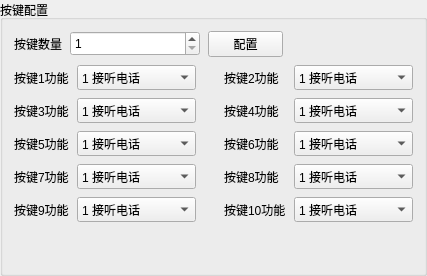
            <widget class="QGroupBox" name="groupBox_4">
             <property name="sizePolicy">
              <sizepolicy hsizetype="Preferred" vsizetype="Preferred">
               <horstretch>0</horstretch>
               <verstretch>0</verstretch>
              </sizepolicy>
             </property>
             <property name="title">
              <string>按键配置</string>
             </property>
             <layout class="QVBoxLayout" name="verticalLayout_2">
              <property name="spacing">
               <number>8</number>
              </property>
              <item>
               <layout class="QHBoxLayout" name="horizontalLayout_2">
                <item>
                 <widget class="QLabel" name="label_12">
                  <property name="sizePolicy">
                   <sizepolicy hsizetype="Fixed" vsizetype="Preferred">
                    <horstretch>0</horstretch>
                    <verstretch>0</verstretch>
                   </sizepolicy>
                  </property>
                  <property name="text">
                   <string>按键数量</string>
                  </property>
                 </widget>
                </item>
                <item>
                 <widget class="QSpinBox" name="spinBox_5">
                  <property name="sizePolicy">
                   <sizepolicy hsizetype="Expanding" vsizetype="Fixed">
                    <horstretch>0</horstretch>
                    <verstretch>0</verstretch>
                   </sizepolicy>
                  </property>
                  <property name="minimumSize">
                   <size>
                    <width>0</width>
                    <height>25</height>
                   </size>
                  </property>
                  <property name="minimum">
                   <number>1</number>
                  </property>
                  <property name="maximum">
                   <number>10</number>
                  </property>
                 </widget>
                </item>
                <item>
                 <widget class="QPushButton" name="pushButton_6">
                  <property name="minimumSize">
                   <size>
                    <width>75</width>
                    <height>25</height>
                   </size>
                  </property>
                  <property name="maximumSize">
                   <size>
                    <width>75</width>
                    <height>16777215</height>
                   </size>
                  </property>
                  <property name="text">
                   <string>配置</string>
                  </property>
                 </widget>
                </item>
                <item>
                 <spacer name="horizontalSpacer">
                  <property name="orientation">
                   <enum>Qt::Horizontal</enum>
                  </property>
                  <property name="sizeHint" stdset="0">
                   <size>
                    <width>40</width>
                    <height>20</height>
                   </size>
                  </property>
                 </spacer>
                </item>
               </layout>
              </item>
              <item>
               <layout class="QGridLayout" name="gridLayout_3">
                <property name="spacing">
                 <number>8</number>
                </property>
                <item row="0" column="1">
                 <widget class="QComboBox" name="cmb_aj_1">
                  <property name="minimumSize">
                   <size>
                    <width>0</width>
                    <height>25</height>
                   </size>
                  </property>
                  <item>
                   <property name="text">
                    <string>1 接听电话</string>
                   </property>
                  </item>
                  <item>
                   <property name="text">
                    <string>2 挂断电话</string>
                   </property>
                  </item>
                  <item>
                   <property name="text">
                    <string>3 拒接电话</string>
                   </property>
                  </item>
                  <item>
                   <property name="text">
                    <string>4 播放音乐</string>
                   </property>
                  </item>
                  <item>
                   <property name="text">
                    <string>5 上一首</string>
                   </property>
                  </item>
                  <item>
                   <property name="text">
                    <string>6 下一首</string>
                   </property>
                  </item>
                  <item>
                   <property name="text">
                    <string>7 音乐暂停</string>
                   </property>
                  </item>
                  <item>
                   <property name="text">
                    <string>8 音量＋</string>
                   </property>
                  </item>
                  <item>
                   <property name="text">
                    <string>9 音量－</string>
                   </property>
                  </item>
                  <item>
                   <property name="text">
                    <string>10 复位</string>
                   </property>
                  </item>
                  <item>
                   <property name="text">
                    <string>11 唤醒语音助手</string>
                   </property>
                  </item>
                 </widget>
                </item>
                <item row="1" column="4">
                 <widget class="QComboBox" name="cmb_aj_4">
                  <property name="minimumSize">
                   <size>
                    <width>0</width>
                    <height>25</height>
                   </size>
                  </property>
                  <item>
                   <property name="text">
                    <string>1 接听电话</string>
                   </property>
                  </item>
                  <item>
                   <property name="text">
                    <string>2 挂断电话</string>
                   </property>
                  </item>
                  <item>
                   <property name="text">
                    <string>3 拒接电话</string>
                   </property>
                  </item>
                  <item>
                   <property name="text">
                    <string>4 播放音乐</string>
                   </property>
                  </item>
                  <item>
                   <property name="text">
                    <string>5 上一首</string>
                   </property>
                  </item>
                  <item>
                   <property name="text">
                    <string>6 下一首</string>
                   </property>
                  </item>
                  <item>
                   <property name="text">
                    <string>7 音乐暂停</string>
                   </property>
                  </item>
                  <item>
                   <property name="text">
                    <string>8 音量＋</string>
                   </property>
                  </item>
                  <item>
                   <property name="text">
                    <string>9 音量－</string>
                   </property>
                  </item>
                  <item>
                   <property name="text">
                    <string>10 复位</string>
                   </property>
                  </item>
                  <item>
                   <property name="text">
                    <string>11 唤醒语音助手</string>
                   </property>
                  </item>
                 </widget>
                </item>
                <item row="1" column="3">
                 <widget class="QLabel" name="label_17">
                  <property name="sizePolicy">
                   <sizepolicy hsizetype="Fixed" vsizetype="Preferred">
                    <horstretch>0</horstretch>
                    <verstretch>0</verstretch>
                   </sizepolicy>
                  </property>
                  <property name="text">
                   <string>按键4功能</string>
                  </property>
                 </widget>
                </item>
                <item row="2" column="1">
                 <widget class="QComboBox" name="cmb_aj_5">
                  <property name="minimumSize">
                   <size>
                    <width>0</width>
                    <height>25</height>
                   </size>
                  </property>
                  <item>
                   <property name="text">
                    <string>1 接听电话</string>
                   </property>
                  </item>
                  <item>
                   <property name="text">
                    <string>2 挂断电话</string>
                   </property>
                  </item>
                  <item>
                   <property name="text">
                    <string>3 拒接电话</string>
                   </property>
                  </item>
                  <item>
                   <property name="text">
                    <string>4 播放音乐</string>
                   </property>
                  </item>
                  <item>
                   <property name="text">
                    <string>5 上一首</string>
                   </property>
                  </item>
                  <item>
                   <property name="text">
                    <string>6 下一首</string>
                   </property>
                  </item>
                  <item>
                   <property name="text">
                    <string>7 音乐暂停</string>
                   </property>
                  </item>
                  <item>
                   <property name="text">
                    <string>8 音量＋</string>
                   </property>
                  </item>
                  <item>
                   <property name="text">
                    <string>9 音量－</string>
                   </property>
                  </item>
                  <item>
                   <property name="text">
                    <string>10 复位</string>
                   </property>
                  </item>
                  <item>
                   <property name="text">
                    <string>11 唤醒语音助手</string>
                   </property>
                  </item>
                 </widget>
                </item>
                <item row="3" column="1">
                 <widget class="QComboBox" name="cmb_aj_7">
                  <property name="minimumSize">
                   <size>
                    <width>0</width>
                    <height>25</height>
                   </size>
                  </property>
                  <item>
                   <property name="text">
                    <string>1 接听电话</string>
                   </property>
                  </item>
                  <item>
                   <property name="text">
                    <string>2 挂断电话</string>
                   </property>
                  </item>
                  <item>
                   <property name="text">
                    <string>3 拒接电话</string>
                   </property>
                  </item>
                  <item>
                   <property name="text">
                    <string>4 播放音乐</string>
                   </property>
                  </item>
                  <item>
                   <property name="text">
                    <string>5 上一首</string>
                   </property>
                  </item>
                  <item>
                   <property name="text">
                    <string>6 下一首</string>
                   </property>
                  </item>
                  <item>
                   <property name="text">
                    <string>7 音乐暂停</string>
                   </property>
                  </item>
                  <item>
                   <property name="text">
                    <string>8 音量＋</string>
                   </property>
                  </item>
                  <item>
                   <property name="text">
                    <string>9 音量－</string>
                   </property>
                  </item>
                  <item>
                   <property name="text">
                    <string>10 复位</string>
                   </property>
                  </item>
                  <item>
                   <property name="text">
                    <string>11 唤醒语音助手</string>
                   </property>
                  </item>
                 </widget>
                </item>
                <item row="3" column="3">
                 <widget class="QLabel" name="label_21">
                  <property name="sizePolicy">
                   <sizepolicy hsizetype="Fixed" vsizetype="Preferred">
                    <horstretch>0</horstretch>
                    <verstretch>0</verstretch>
                   </sizepolicy>
                  </property>
                  <property name="text">
                   <string>按键8功能</string>
                  </property>
                 </widget>
                </item>
                <item row="3" column="0">
                 <widget class="QLabel" name="label_20">
                  <property name="sizePolicy">
                   <sizepolicy hsizetype="Fixed" vsizetype="Preferred">
                    <horstretch>0</horstretch>
                    <verstretch>0</verstretch>
                   </sizepolicy>
                  </property>
                  <property name="text">
                   <string>按键7功能</string>
                  </property>
                 </widget>
                </item>
                <item row="4" column="1">
                 <widget class="QComboBox" name="cmb_aj_9">
                  <property name="minimumSize">
                   <size>
                    <width>0</width>
                    <height>25</height>
                   </size>
                  </property>
                  <item>
                   <property name="text">
                    <string>1 接听电话</string>
                   </property>
                  </item>
                  <item>
                   <property name="text">
                    <string>2 挂断电话</string>
                   </property>
                  </item>
                  <item>
                   <property name="text">
                    <string>3 拒接电话</string>
                   </property>
                  </item>
                  <item>
                   <property name="text">
                    <string>4 播放音乐</string>
                   </property>
                  </item>
                  <item>
                   <property name="text">
                    <string>5 上一首</string>
                   </property>
                  </item>
                  <item>
                   <property name="text">
                    <string>6 下一首</string>
                   </property>
                  </item>
                  <item>
                   <property name="text">
                    <string>7 音乐暂停</string>
                   </property>
                  </item>
                  <item>
                   <property name="text">
                    <string>8 音量＋</string>
                   </property>
                  </item>
                  <item>
                   <property name="text">
                    <string>9 音量－</string>
                   </property>
                  </item>
                  <item>
                   <property name="text">
                    <string>10 复位</string>
                   </property>
                  </item>
                  <item>
                   <property name="text">
                    <string>11 唤醒语音助手</string>
                   </property>
                  </item>
                 </widget>
                </item>
                <item row="3" column="4">
                 <widget class="QComboBox" name="cmb_aj_8">
                  <property name="minimumSize">
                   <size>
                    <width>0</width>
                    <height>25</height>
                   </size>
                  </property>
                  <item>
                   <property name="text">
                    <string>1 接听电话</string>
                   </property>
                  </item>
                  <item>
                   <property name="text">
                    <string>2 挂断电话</string>
                   </property>
                  </item>
                  <item>
                   <property name="text">
                    <string>3 拒接电话</string>
                   </property>
                  </item>
                  <item>
                   <property name="text">
                    <string>4 播放音乐</string>
                   </property>
                  </item>
                  <item>
                   <property name="text">
                    <string>5 上一首</string>
                   </property>
                  </item>
                  <item>
                   <property name="text">
                    <string>6 下一首</string>
                   </property>
                  </item>
                  <item>
                   <property name="text">
                    <string>7 音乐暂停</string>
                   </property>
                  </item>
                  <item>
                   <property name="text">
                    <string>8 音量＋</string>
                   </property>
                  </item>
                  <item>
                   <property name="text">
                    <string>9 音量－</string>
                   </property>
                  </item>
                  <item>
                   <property name="text">
                    <string>10 复位</string>
                   </property>
                  </item>
                  <item>
                   <property name="text">
                    <string>11 唤醒语音助手</string>
                   </property>
                  </item>
                 </widget>
                </item>
                <item row="4" column="4">
                 <widget class="QComboBox" name="cmb_aj_10">
                  <property name="minimumSize">
                   <size>
                    <width>0</width>
                    <height>25</height>
                   </size>
                  </property>
                  <item>
                   <property name="text">
                    <string>1 接听电话</string>
                   </property>
                  </item>
                  <item>
                   <property name="text">
                    <string>2 挂断电话</string>
                   </property>
                  </item>
                  <item>
                   <property name="text">
                    <string>3 拒接电话</string>
                   </property>
                  </item>
                  <item>
                   <property name="text">
                    <string>4 播放音乐</string>
                   </property>
                  </item>
                  <item>
                   <property name="text">
                    <string>5 上一首</string>
                   </property>
                  </item>
                  <item>
                   <property name="text">
                    <string>6 下一首</string>
                   </property>
                  </item>
                  <item>
                   <property name="text">
                    <string>7 音乐暂停</string>
                   </property>
                  </item>
                  <item>
                   <property name="text">
                    <string>8 音量＋</string>
                   </property>
                  </item>
                  <item>
                   <property name="text">
                    <string>9 音量－</string>
                   </property>
                  </item>
                  <item>
                   <property name="text">
                    <string>10 复位</string>
                   </property>
                  </item>
                  <item>
                   <property name="text">
                    <string>11 唤醒语音助手</string>
                   </property>
                  </item>
                 </widget>
                </item>
                <item row="1" column="1">
                 <widget class="QComboBox" name="cmb_aj_3">
                  <property name="minimumSize">
                   <size>
                    <width>0</width>
                    <height>25</height>
                   </size>
                  </property>
                  <item>
                   <property name="text">
                    <string>1 接听电话</string>
                   </property>
                  </item>
                  <item>
                   <property name="text">
                    <string>2 挂断电话</string>
                   </property>
                  </item>
                  <item>
                   <property name="text">
                    <string>3 拒接电话</string>
                   </property>
                  </item>
                  <item>
                   <property name="text">
                    <string>4 播放音乐</string>
                   </property>
                  </item>
                  <item>
                   <property name="text">
                    <string>5 上一首</string>
                   </property>
                  </item>
                  <item>
                   <property name="text">
                    <string>6 下一首</string>
                   </property>
                  </item>
                  <item>
                   <property name="text">
                    <string>7 音乐暂停</string>
                   </property>
                  </item>
                  <item>
                   <property name="text">
                    <string>8 音量＋</string>
                   </property>
                  </item>
                  <item>
                   <property name="text">
                    <string>9 音量－</string>
                   </property>
                  </item>
                  <item>
                   <property name="text">
                    <string>10 复位</string>
                   </property>
                  </item>
                  <item>
                   <property name="text">
                    <string>11 唤醒语音助手</string>
                   </property>
                  </item>
                 </widget>
                </item>
                <item row="2" column="0">
                 <widget class="QLabel" name="label_18">
                  <property name="sizePolicy">
                   <sizepolicy hsizetype="Fixed" vsizetype="Preferred">
                    <horstretch>0</horstretch>
                    <verstretch>0</verstretch>
                   </sizepolicy>
                  </property>
                  <property name="text">
                   <string>按键5功能</string>
                  </property>
                 </widget>
                </item>
                <item row="1" column="0">
                 <widget class="QLabel" name="label_16">
                  <property name="sizePolicy">
                   <sizepolicy hsizetype="Fixed" vsizetype="Preferred">
                    <horstretch>0</horstretch>
                    <verstretch>0</verstretch>
                   </sizepolicy>
                  </property>
                  <property name="text">
                   <string>按键3功能</string>
                  </property>
                 </widget>
                </item>
                <item row="2" column="4">
                 <widget class="QComboBox" name="cmb_aj_6">
                  <property name="minimumSize">
                   <size>
                    <width>0</width>
                    <height>25</height>
                   </size>
                  </property>
                  <item>
                   <property name="text">
                    <string>1 接听电话</string>
                   </property>
                  </item>
                  <item>
                   <property name="text">
                    <string>2 挂断电话</string>
                   </property>
                  </item>
                  <item>
                   <property name="text">
                    <string>3 拒接电话</string>
                   </property>
                  </item>
                  <item>
                   <property name="text">
                    <string>4 播放音乐</string>
                   </property>
                  </item>
                  <item>
                   <property name="text">
                    <string>5 上一首</string>
                   </property>
                  </item>
                  <item>
                   <property name="text">
                    <string>6 下一首</string>
                   </property>
                  </item>
                  <item>
                   <property name="text">
                    <string>7 音乐暂停</string>
                   </property>
                  </item>
                  <item>
                   <property name="text">
                    <string>8 音量＋</string>
                   </property>
                  </item>
                  <item>
                   <property name="text">
                    <string>9 音量－</string>
                   </property>
                  </item>
                  <item>
                   <property name="text">
                    <string>10 复位</string>
                   </property>
                  </item>
                  <item>
                   <property name="text">
                    <string>11 唤醒语音助手</string>
                   </property>
                  </item>
                 </widget>
                </item>
                <item row="2" column="3">
                 <widget class="QLabel" name="label_19">
                  <property name="sizePolicy">
                   <sizepolicy hsizetype="Fixed" vsizetype="Preferred">
                    <horstretch>0</horstretch>
                    <verstretch>0</verstretch>
                   </sizepolicy>
                  </property>
                  <property name="text">
                   <string>按键6功能</string>
                  </property>
                 </widget>
                </item>
                <item row="0" column="4">
                 <widget class="QComboBox" name="cmb_aj_2">
                  <property name="minimumSize">
                   <size>
                    <width>0</width>
                    <height>25</height>
                   </size>
                  </property>
                  <item>
                   <property name="text">
                    <string>1 接听电话</string>
                   </property>
                  </item>
                  <item>
                   <property name="text">
                    <string>2 挂断电话</string>
                   </property>
                  </item>
                  <item>
                   <property name="text">
                    <string>3 拒接电话</string>
                   </property>
                  </item>
                  <item>
                   <property name="text">
                    <string>4 播放音乐</string>
                   </property>
                  </item>
                  <item>
                   <property name="text">
                    <string>5 上一首</string>
                   </property>
                  </item>
                  <item>
                   <property name="text">
                    <string>6 下一首</string>
                   </property>
                  </item>
                  <item>
                   <property name="text">
                    <string>7 音乐暂停</string>
                   </property>
                  </item>
                  <item>
                   <property name="text">
                    <string>8 音量＋</string>
                   </property>
                  </item>
                  <item>
                   <property name="text">
                    <string>9 音量－</string>
                   </property>
                  </item>
                  <item>
                   <property name="text">
                    <string>10 复位</string>
                   </property>
                  </item>
                  <item>
                   <property name="text">
                    <string>11 唤醒语音助手</string>
                   </property>
                  </item>
                 </widget>
                </item>
                <item row="4" column="0">
                 <widget class="QLabel" name="label_22">
                  <property name="sizePolicy">
                   <sizepolicy hsizetype="Fixed" vsizetype="Preferred">
                    <horstretch>0</horstretch>
                    <verstretch>0</verstretch>
                   </sizepolicy>
                  </property>
                  <property name="text">
                   <string>按键9功能</string>
                  </property>
                 </widget>
                </item>
                <item row="0" column="3">
                 <widget class="QLabel" name="label_14">
                  <property name="sizePolicy">
                   <sizepolicy hsizetype="Fixed" vsizetype="Preferred">
                    <horstretch>0</horstretch>
                    <verstretch>0</verstretch>
                   </sizepolicy>
                  </property>
                  <property name="text">
                   <string>按键2功能</string>
                  </property>
                 </widget>
                </item>
                <item row="0" column="0">
                 <widget class="QLabel" name="label_13">
                  <property name="sizePolicy">
                   <sizepolicy hsizetype="Fixed" vsizetype="Preferred">
                    <horstretch>0</horstretch>
                    <verstretch>0</verstretch>
                   </sizepolicy>
                  </property>
                  <property name="text">
                   <string>按键1功能</string>
                  </property>
                 </widget>
                </item>
                <item row="4" column="3">
                 <widget class="QLabel" name="label_23">
                  <property name="sizePolicy">
                   <sizepolicy hsizetype="Fixed" vsizetype="Preferred">
                    <horstretch>0</horstretch>
                    <verstretch>0</verstretch>
                   </sizepolicy>
                  </property>
                  <property name="text">
                   <string>按键10功能</string>
                  </property>
                 </widget>
                </item>
                <item row="1" column="2">
                 <spacer name="horizontalSpacer_5">
                  <property name="orientation">
                   <enum>Qt::Horizontal</enum>
                  </property>
                  <property name="sizeType">
                   <enum>QSizePolicy::Fixed</enum>
                  </property>
                  <property name="sizeHint" stdset="0">
                   <size>
                    <width>20</width>
                    <height>20</height>
                   </size>
                  </property>
                 </spacer>
                </item>
               </layout>
              </item>
              <item>
               <spacer name="verticalSpacer_2">
                <property name="orientation">
                 <enum>Qt::Vertical</enum>
                </property>
                <property name="sizeHint" stdset="0">
                 <size>
                  <width>20</width>
                  <height>40</height>
                 </size>
                </property>
               </spacer>
              </item>
             </layout>
            </widget>
